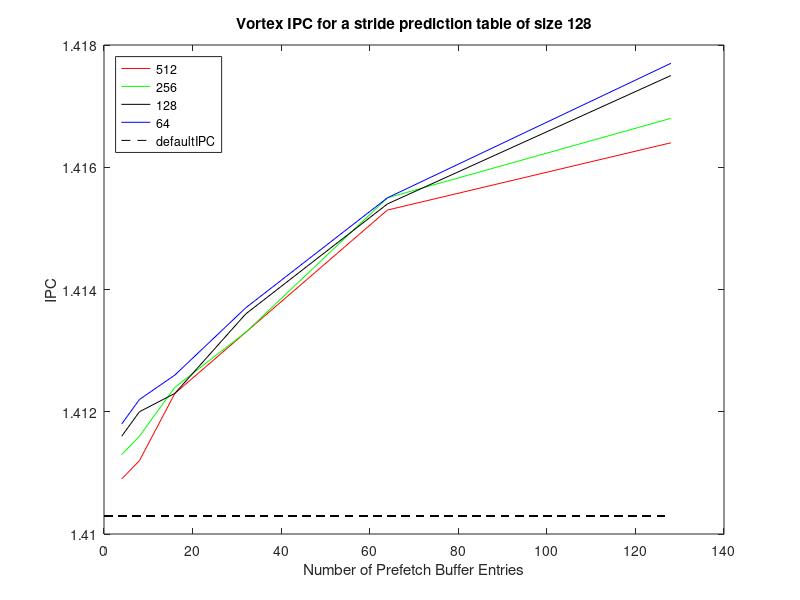
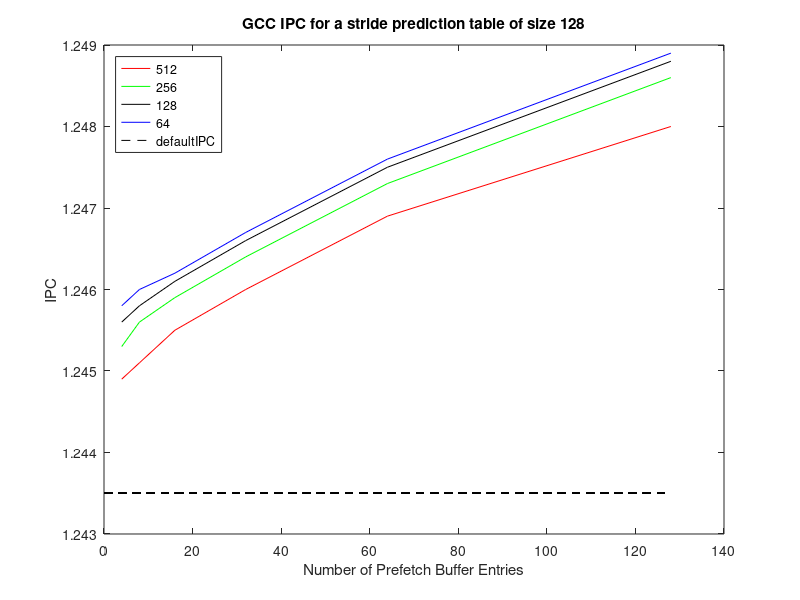

Recreate these plots in MATLAB, in order.
clear;
clf;
bufferSize = [4 8 16 32 64 128];

% vortex table size 128
x = 0:1:128;

vortex_IPC512 = [1.4109 1.4112 1.4123 1.4133 1.4153 1.4164];
vortex_IPC256 = [1.4113 1.4116 1.4124 1.4133 1.4155 1.4168];
vortex_IPC128 = [1.4116 1.412 1.4123 1.4136 1.4154 1.4175];
vortex_IPC64 = [1.4118 1.4122 1.4126 1.4137 1.4155 1.4177];

vortex_defaultIPC = 1.4103;
v = ones(length(x))*vortex_defaultIPC;
figure(1);
plot(bufferSize, vortex_IPC512, 'r-', ...
    bufferSize, vortex_IPC256, 'g-', ...
    bufferSize, vortex_IPC128, 'k-', ...
    bufferSize, vortex_IPC64, 'b-', ...
    x, v, 'k--');

legend('512', '256', '128', '64', 'defaultIPC', 'Location', 'northwest');
title('Vortex IPC for a stride prediction table of size 128');
xlabel('Number of Prefetch Buffer Entries');
ylabel('IPC');

gcc_IPC512 = [1.2449 1.2451 1.2455 1.246 1.2469 1.248];
gcc_IPC256 = [1.2453 1.2456 1.2459 1.2464 1.2473 1.2486];
gcc_IPC128 = [1.2456 1.2458 1.2461 1.2466 1.2475 1.2488];
gcc_IPC64 = [1.2458 1.246 1.2462 1.2467 1.2476 1.2489];

gcc_defaultIPC = 1.2435;
g = ones(length(x))*gcc_defaultIPC;

figure(2);
plot(bufferSize, gcc_IPC512, 'r-', ...
    bufferSize, gcc_IPC256, 'g-', ...
    bufferSize, gcc_IPC128, 'k-', ...
    bufferSize, gcc_IPC64, 'b-', ...
    x, g, 'k--');

legend('512', '256', '128', '64', 'defaultIPC', 'Location', 'northwest');
title('GCC IPC for a stride prediction table of size 128');
xlabel('Number of Prefetch Buffer Entries');
ylabel('IPC');